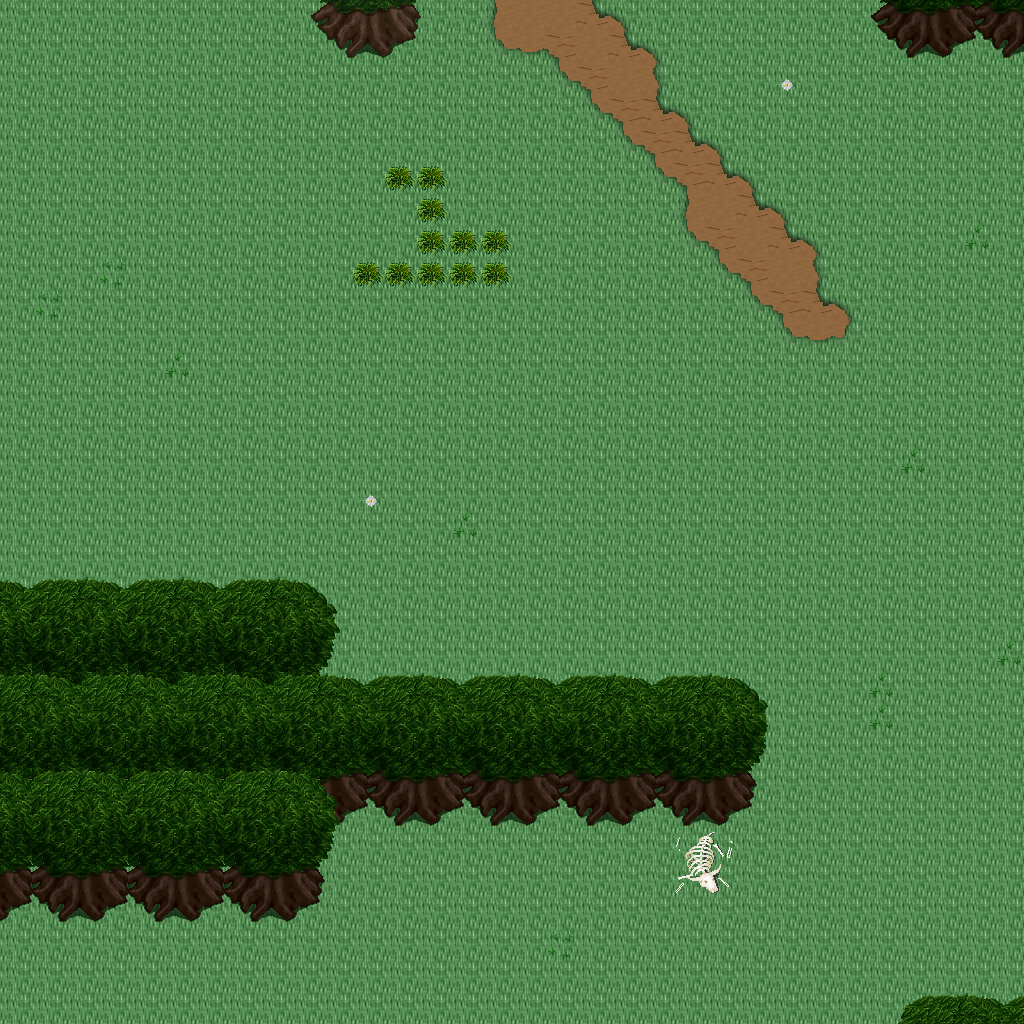

The image is a tile-based game level rendered from a .tmx file. Its description and source (layers, tilesets, objects; grid data summarised) follow:
An orthogonal 32x32 tile map with 32x32 px tiles, 5 tile layers (Ground, Objects, Objects2, Above, ...), 1 hidden layer not drawn, 23 tilesets.

<map version="1.10" tiledversion="1.11.0" orientation="orthogonal" renderorder="right-down" width="32" height="32" tilewidth="32" tileheight="32" infinite="0" nextlayerid="11" nextobjectid="1">
 <tileset firstgid="1" name="ground_ground" tilewidth="32" tileheight="32" tilecount="33" columns="3">
  <image source="../drawable/ground_ground.png" width="96" height="352" />
 </tileset>
 <tileset firstgid="34" name="ground_rock_pebbles" tilewidth="32" tileheight="32" tilecount="3" columns="1">
  <image source="../drawable/ground_rock_pebbles.png" width="32" height="96" />
 </tileset>
 <tileset firstgid="37" name="ground_grass_edges" tilewidth="32" tileheight="32" tilecount="36" columns="12">
  <image source="../drawable/ground_grass_edges.png" width="384" height="96" />
 </tileset>
 <tileset firstgid="73" name="ground_grass_corners" tilewidth="32" tileheight="32" tilecount="24" columns="6">
  <image source="../drawable/ground_grass_corners.png" width="192" height="128" />
 </tileset>
 <tileset firstgid="97" name="plant_tree_tree_darkgreen" tilewidth="32" tileheight="32" tilecount="88" columns="8">
  <image source="../drawable/plant_tree_tree_darkgreen.png" width="256" height="352" />
 </tileset>
 <tileset firstgid="185" name="plant_grasses" tilewidth="32" tileheight="32" tilecount="6" columns="3">
  <image source="../drawable/plant_grasses.png" width="96" height="64" />
 </tileset>
 <tileset firstgid="191" name="plant_bush_bushes" tilewidth="32" tileheight="32" tilecount="10" columns="5">
  <image source="../drawable/plant_bush_bushes.png" width="160" height="64" />
 </tileset>
 <tileset firstgid="201" name="plant_tree_tree_green" tilewidth="32" tileheight="32" tilecount="88" columns="8">
  <image source="../drawable/plant_tree_tree_green.png" width="256" height="352" />
 </tileset>
 <tileset firstgid="289" name="plant_flower_daisy_white" tilewidth="32" tileheight="32" tilecount="8" columns="2">
  <image source="../drawable/plant_flower_daisy_white.png" width="64" height="128" />
 </tileset>
 <tileset firstgid="297" name="object_well" tilewidth="32" tileheight="32" tilecount="4" columns="2">
  <image source="../drawable/object_well.png" width="64" height="64" />
 </tileset>
 <tileset firstgid="301" name="item_corpse_huge_animal" tilewidth="32" tileheight="32" tilecount="16" columns="2">
  <image source="../drawable/item_corpse_huge_animal.png" width="64" height="256" />
 </tileset>
 <tileset firstgid="317" name="item_corpse_skull_pale" tilewidth="32" tileheight="32" tilecount="2" columns="2">
  <image source="../drawable/item_corpse_skull_pale.png" width="64" height="32" />
 </tileset>
 <tileset firstgid="319" name="item_statue_grey_stone" tilewidth="32" tileheight="32" tilecount="4" columns="2">
  <image source="../drawable/item_statue_grey_stone.png" width="64" height="64" />
 </tileset>
 <tileset firstgid="323" name="logic_creature_animal" tilewidth="32" tileheight="32" tilecount="32" columns="8">
  <image source="../drawable/logic_creature_animal.png" width="256" height="128" />
 </tileset>
 <tileset firstgid="355" name="logic_item_resources" tilewidth="32" tileheight="32" tilecount="6" columns="6">
  <image source="../drawable/logic_item_resources.png" width="192" height="32" />
 </tileset>
 <tileset firstgid="361" name="logic_creature_rodent" tilewidth="32" tileheight="32" tilecount="8" columns="8">
  <image source="../drawable/logic_creature_rodent.png" width="256" height="32" />
 </tileset>
 <tileset firstgid="369" name="logic_item_sheepfood" tilewidth="32" tileheight="32" tilecount="1" columns="1">
  <image source="../drawable/logic_item_sheepfood.png" width="32" height="32" />
 </tileset>
 <tileset firstgid="370" name="logic_item_sign" tilewidth="32" tileheight="32" tilecount="1" columns="1">
  <image source="../drawable/logic_item_sign.png" width="32" height="32" />
 </tileset>
 <tileset firstgid="371" name="logic_item_mushroom" tilewidth="32" tileheight="32" tilecount="6" columns="6">
  <image source="../drawable/logic_item_mushroom.png" width="192" height="32" />
 </tileset>
 <tileset firstgid="377" name="logic_collision" tilewidth="32" tileheight="32" tilecount="1" columns="1">
  <image source="../drawable/logic_collision.png" width="32" height="32" />
 </tileset>
 <tileset firstgid="378" name="logic_protection" tilewidth="32" tileheight="32" tilecount="2" columns="2">
  <image source="../drawable/logic_protection.png" width="64" height="32" />
 </tileset>
 <tileset firstgid="380" name="ground_grass_2" tilewidth="32" tileheight="32" tilecount="21" columns="3">
  <image source="../drawable/ground_grass_2.png" width="96" height="224" />
 </tileset>
 <tileset firstgid="401" name="ground_green_paving" tilewidth="32" tileheight="32" tilecount="18" columns="3">
  <image source="../drawable/ground_green_paving.png" width="96" height="192" />
 </tileset>
 <layer id="1" name="Ground" width="32" height="32">
  <data>[1024 cells, 1024 non-empty, 2 distinct tile ids]</data>
 </layer>
 <layer id="2" name="Objects" width="32" height="32">
  <data>[1024 cells, 40 non-empty, 8 distinct tile ids]</data>
 </layer>
 <layer id="3" name="Objects2" width="32" height="32">
  <data>[1024 cells, 122 non-empty, 44 distinct tile ids]</data>
 </layer>
 <layer id="4" name="Above" width="32" height="32">
  <data>[1024 cells, 114 non-empty, 36 distinct tile ids]</data>
 </layer>
 <layer id="5" name="Above2" width="32" height="32">
  <data>[1024 cells, 3 non-empty, 1 distinct tile ids]</data>
 </layer>
 <layer id="6" name="Walkable" width="32" height="32" visible="0">
  <data>[1024 cells, 184 non-empty, 1 distinct tile ids]</data>
 </layer>
 <objectgroup id="7" name="Mapevents" />
 <objectgroup id="8" name="Spawn" />
 <objectgroup id="9" name="Keys" />
 <objectgroup id="10" name="Replace" />
</map>
